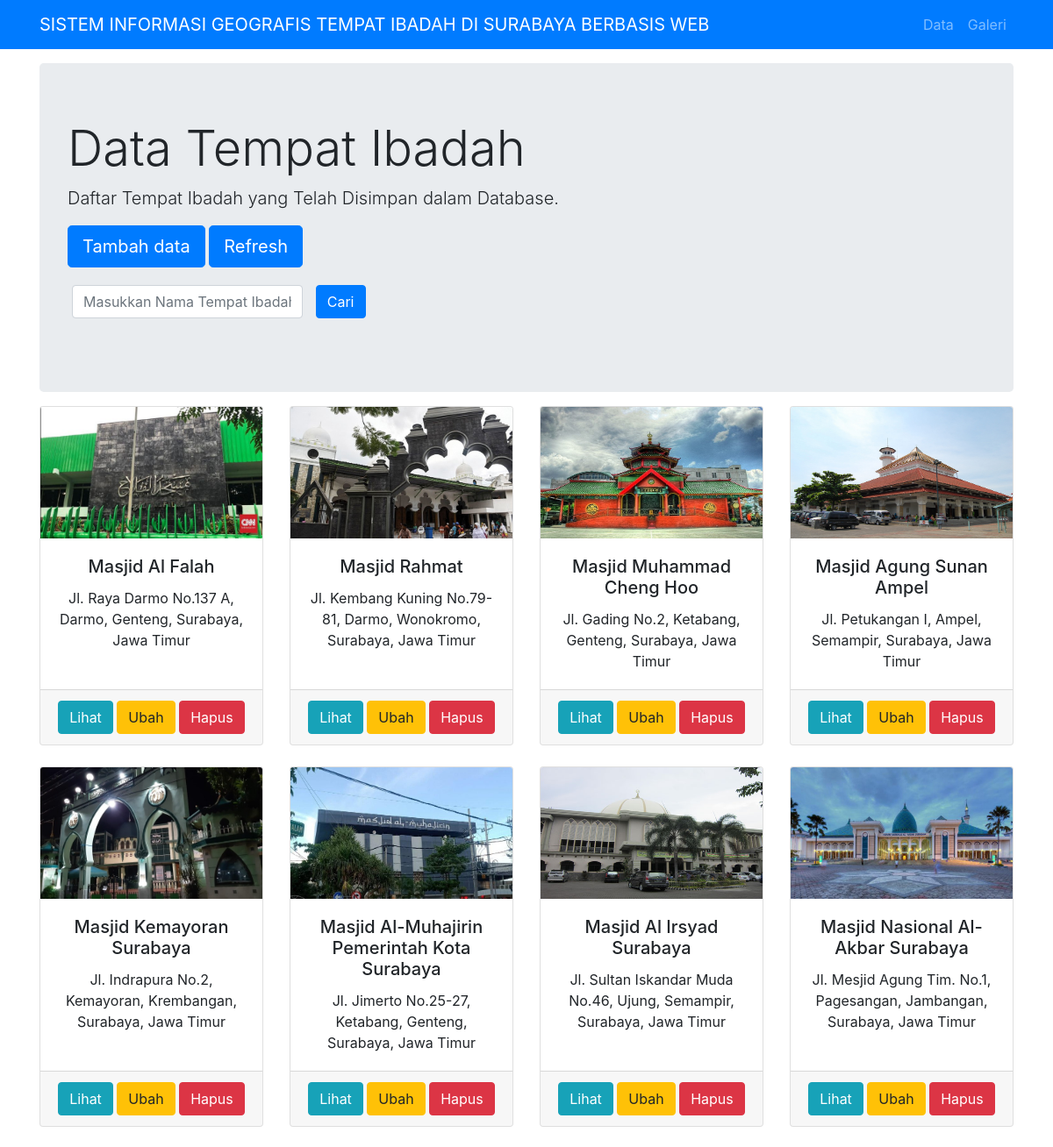
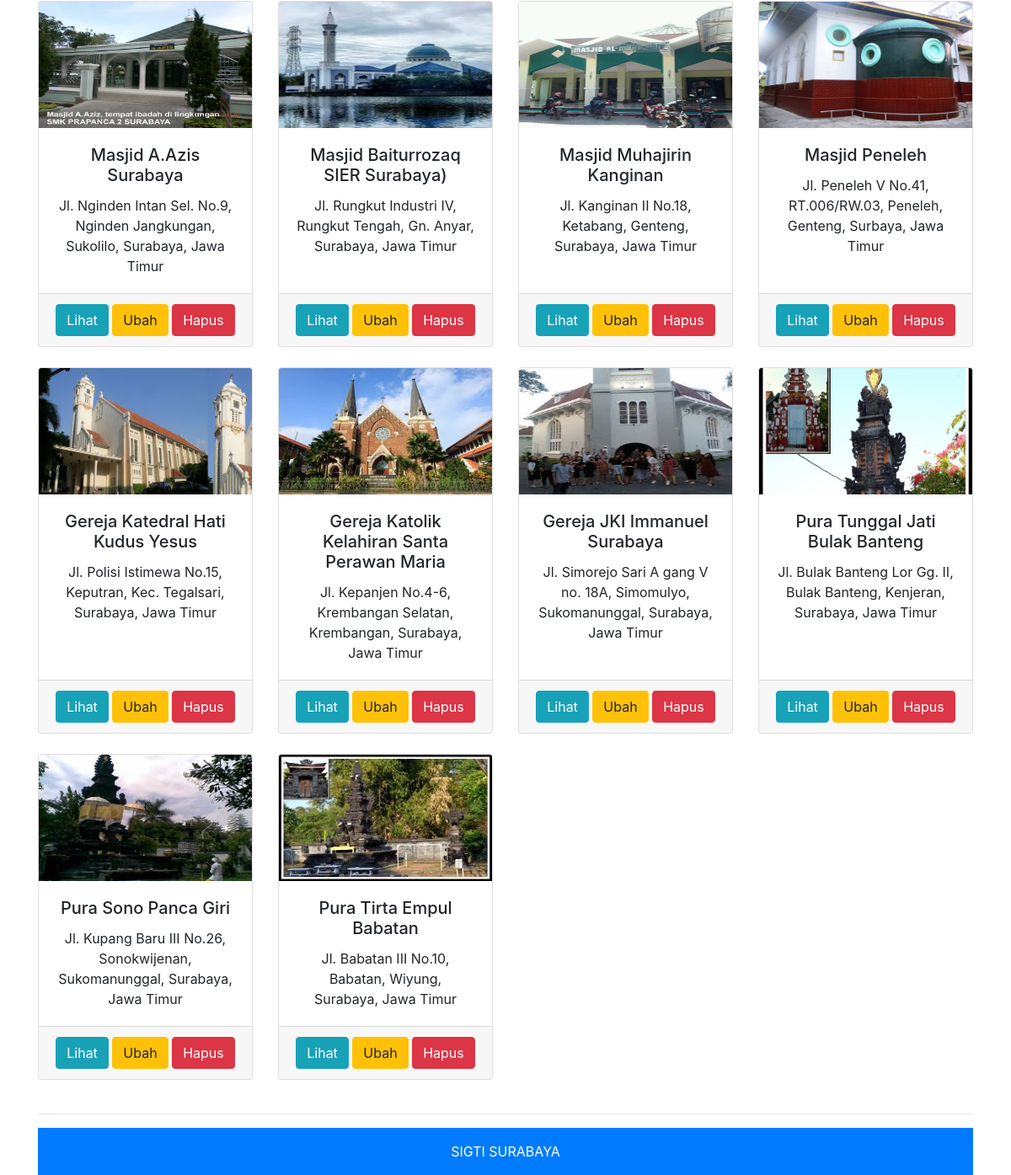
The app's page /data.php with its own data (2 pictures, top to bottom).
### tables this page shows
CREATE TABLE `tempat_ibadah` (
  `no` int(11) NOT NULL,
  `nama_mesjid` varchar(255) NOT NULL,
  `alamat` varchar(255) NOT NULL,
  `kelurahan` varchar(100) NOT NULL,
  `kecamatan` varchar(50) DEFAULT NULL,
  `kota` varchar(100) NOT NULL,
  `provinsi` varchar(100) NOT NULL,
  `gambar` varchar(255) NOT NULL
);

### data.php (the view, shortened to what this page needs)
<!DOCTYPE html>
<html lang="en">
<html>
<head>
  <link rel="stylesheet" href="https://openlayers.org/en/latest/css/ol.css" />
  <link rel="stylesheet" href="css/ol3-layerswitcher.css" />
  <link rel="stylesheet" href="css/fungsiweb.css" />
  <link href="vendor/bootstrap/css/bootstrap.min.css" rel="stylesheet">
  <link href="css/modern-business.css" rel="stylesheet">
</head>
<body>
  <?php include('include/navigation.php'); ?>
  <div class="container">
    <header class="jumbotron my-3">
      <h1 class="display-4">Data Tempat Ibadah</h1>
      <p class="lead">Daftar Tempat Ibadah yang Telah Disimpan dalam Database.</p>
        <a href="tambahdata.php" class="btn btn-primary btn-lg">Tambah data</a>
        <a href="" class="btn btn-primary btn-lg">Refresh</a>
        <div class="d-flex row">
          <div class="card-body card-block">
              <form class="col-md-4 row" method="GET">
                  <input style="text-align: left;" type="text" name="search" class="form-control col-10" placeholder="Masukkan Nama Tempat Ibadah" value="<?php
                      if(isset($_GET['search'])) echo $_GET['search'];?>">
                          <div class="col-sm-3 col-lg-2">
                              <button type="submit" class="btn btn-primary">Cari</button>
                          </div>
              </form>
          </div>
      </div>
    </header>
    <div class="row text-center">
      <?php
      include('config/config.php');
      if (isset($_GET['search']) != null) {
        $cari = $_GET['search'];
        $sql = "SELECT * FROM tempat_ibadah WHERE nama_mesjid LIKE '%$cari%'";
      } else {
        $sql = "SELECT * FROM tempat_ibadah";
      }
      $result = $conn->query($sql);
      if ($result->num_rows > 0) {
        while($row = $result->fetch_assoc()) {
          $primarykey   = $row["no"];
          $nama_mesjid  = $row["nama_mesjid"];
          $alamat       = $row["alamat"];
          $kelurahan    = $row["kelurahan"];
          $kecamatan    = $row["kecamatan"];
          $kota         = $row["kota"];
          $provinsi     = $row["provinsi"];
          $imageURL     = 'images/uploads/'.$row["gambar"];
          ?>
          <div class="col-lg-3 col-md-6 mb-4">
            <div class="card">
              <img class="card-img-top" src="<?php echo $imageURL; ?>" height="150" width="500" alt="">
              <div class="card-body">
                <h5 class="card-title"><?php echo $nama_mesjid; ?></h5>
                <p class="card-text"><?php echo $alamat . ", " . $kelurahan . ", " . $kecamatan . ", " . $kota . ", " . $provinsi; ?></p>
              </div>
              <div class="card-footer">
                <a href="lihatdata.php?no=<?php echo $primarykey; ?>" class="btn btn-info">Lihat</a>
                <a href="updatedata.php?no=<?php echo $primarykey; ?>" class="btn btn-warning">Ubah</a>
                <a href="aksi/hapus_aksi.php?no=<?php echo $primarykey ?>" class="btn btn-danger">Hapus</a>
              </div>
            </div>
          </div>
          <?php
        }
      } else {
        echo "Tidak Ada Data";
      }
      ?>
    </div>
    <?php include('include/footer.php'); ?>
  </body>
  </html>

### include/navigation.php (shortened to what this page needs)
<nav class="navbar fixed-top navbar-expand-lg navbar-dark bg-primary fixed-top">
  <div class="container">
    <a class="navbar-brand" href="index.php">SISTEM INFORMASI GEOGRAFIS TEMPAT IBADAH DI SURABAYA BERBASIS WEB </a>
    <div class="collapse navbar-collapse" id="navbarResponsive">
      <ul class="navbar-nav ml-auto">
        <li class="nav-item">
          <a class="nav-link" href="data.php">Data</a>
        </li>
        <li class="nav-item">
          <a class="nav-link" href="galeri.php">Galeri</a>
        </li>
      </ul>
    </div>
  </div>
</nav>

### include/footer.php
<hr>
<footer class="py-3 bg-primary">
  <div class="container">
    <p class="m-0 text-center text-white">SIGTI SURABAYA</p>
  </div>
</footer>

### css/fungsiweb.css (style rules this page uses)
html, body { height: 100%; padding: 0; margin: 0; }

### css/modern-business.css (style rules this page uses)
@media (min-width: 992px) { body { padding-top: 56px; } }
.card { height: 100%; }

### records on screen
tempat_ibadah: gambar (picture), nama_mesjid "Masjid Al Falah", alamat "Jl. Raya Darmo No.137 A", kelurahan "Darmo", kecamatan "Genteng", kota "Surabaya", provinsi "Jawa Timur"
tempat_ibadah: gambar (picture), nama_mesjid "Masjid Rahmat", alamat "Jl. Kembang Kuning No.79-81", kelurahan "Darmo", kecamatan "Wonokromo", kota "Surabaya", provinsi "Jawa Timur"
tempat_ibadah: gambar (picture), nama_mesjid "Masjid Muhammad Cheng Hoo", alamat "Jl. Gading No.2", kelurahan "Ketabang", kecamatan "Genteng", kota "Surabaya", provinsi "Jawa Timur"
tempat_ibadah: gambar (picture), nama_mesjid "Masjid Agung Sunan Ampel", alamat "Jl. Petukangan I", kelurahan "Ampel", kecamatan "Semampir", kota "Surabaya", provinsi "Jawa Timur"
tempat_ibadah: gambar (picture), nama_mesjid "Masjid Kemayoran Surabaya", alamat "Jl. Indrapura No.2", kelurahan "Kemayoran", kecamatan "Krembangan", kota "Surabaya", provinsi "Jawa Timur"
tempat_ibadah: gambar (picture), nama_mesjid "Masjid Al-Muhajirin Pemerintah Kota Surabaya", alamat "Jl. Jimerto No.25-27", kelurahan "Ketabang", kecamatan "Genteng", kota "Surabaya", provinsi "Jawa Timur"
tempat_ibadah: gambar (picture), nama_mesjid "Masjid Al Irsyad Surabaya", alamat "Jl. Sultan Iskandar Muda No.46", kelurahan "Ujung", kecamatan "Semampir", kota "Surabaya", provinsi "Jawa Timur"
tempat_ibadah: gambar (picture), nama_mesjid "Masjid Nasional Al-Akbar Surabaya", alamat "Jl. Mesjid Agung Tim. No.1", kelurahan "Pagesangan", kecamatan "Jambangan", kota "Surabaya", provinsi "Jawa Timur"
tempat_ibadah: gambar (picture), nama_mesjid "Masjid A.Azis Surabaya", alamat "Jl. Nginden Intan Sel. No.9", kelurahan "Nginden Jangkungan", kecamatan "Sukolilo", kota "Surabaya", provinsi "Jawa Timur"
tempat_ibadah: gambar (picture), nama_mesjid "Masjid Baiturrozaq SIER Surabaya)", alamat "Jl. Rungkut Industri IV", kelurahan "Rungkut Tengah", kecamatan "Gn. Anyar", kota "Surabaya", provinsi "Jawa Timur"
tempat_ibadah: gambar (picture), nama_mesjid "Masjid Muhajirin Kanginan", alamat "Jl. Kanginan II No.18", kelurahan "Ketabang", kecamatan "Genteng", kota "Surabaya", provinsi "Jawa Timur"
tempat_ibadah: gambar (picture), nama_mesjid "Masjid Peneleh", alamat "Jl. Peneleh V No.41, RT.006/RW.03", kelurahan "Peneleh", kecamatan "Genteng", kota "Surbaya", provinsi "Jawa Timur"
tempat_ibadah: gambar (picture), nama_mesjid "Gereja Katedral Hati Kudus Yesus", alamat "Jl. Polisi Istimewa No.15", kelurahan "Keputran", kecamatan "Kec. Tegalsari", kota "Surabaya", provinsi "Jawa Timur"
tempat_ibadah: gambar (picture), nama_mesjid "Gereja Katolik Kelahiran Santa Perawan Maria", alamat "Jl. Kepanjen No.4-6", kelurahan "Krembangan Selatan", kecamatan "Krembangan", kota "Surabaya", provinsi "Jawa Timur"
tempat_ibadah: gambar (picture), nama_mesjid "Gereja JKI Immanuel Surabaya", alamat "Jl. Simorejo Sari A gang V no. 18A", kelurahan "Simomulyo", kecamatan "Sukomanunggal", kota "Surabaya", provinsi "Jawa Timur"
tempat_ibadah: gambar (picture), nama_mesjid "Pura Tunggal Jati Bulak Banteng", alamat "Jl. Bulak Banteng Lor Gg. II", kelurahan "Bulak Banteng", kecamatan "Kenjeran", kota "Surabaya", provinsi "Jawa Timur"
tempat_ibadah: gambar (picture), nama_mesjid "Pura Sono Panca Giri", alamat "Jl. Kupang Baru III No.26", kelurahan "Sonokwijenan", kecamatan "Sukomanunggal", kota "Surabaya", provinsi "Jawa Timur"
tempat_ibadah: gambar (picture), nama_mesjid "Pura Tirta Empul Babatan", alamat "Jl. Babatan III No.10", kelurahan "Babatan", kecamatan "Wiyung", kota "Surabaya", provinsi "Jawa Timur"
